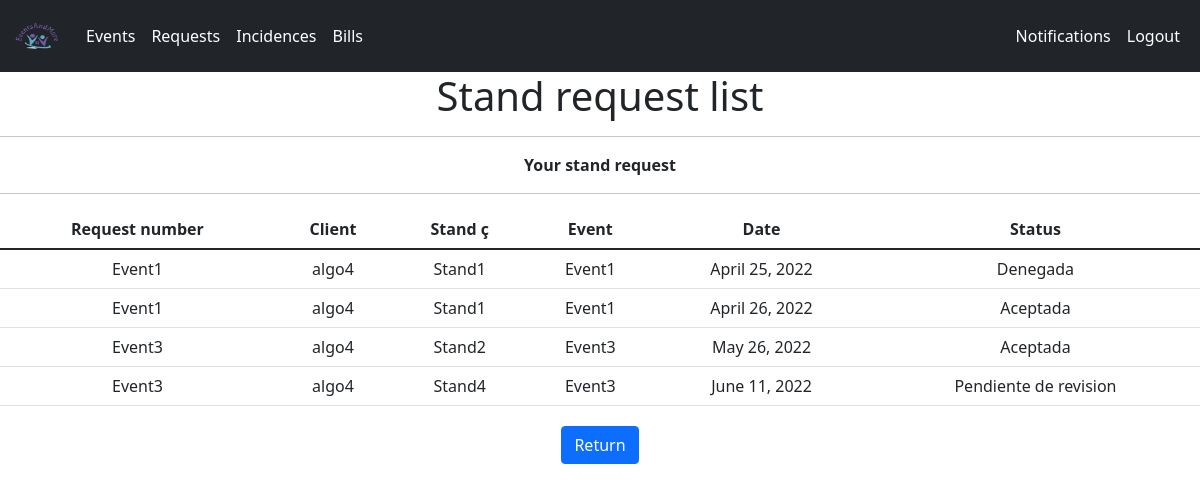
The app's page /lista_peticiones_cliente/ (signed in), older data.
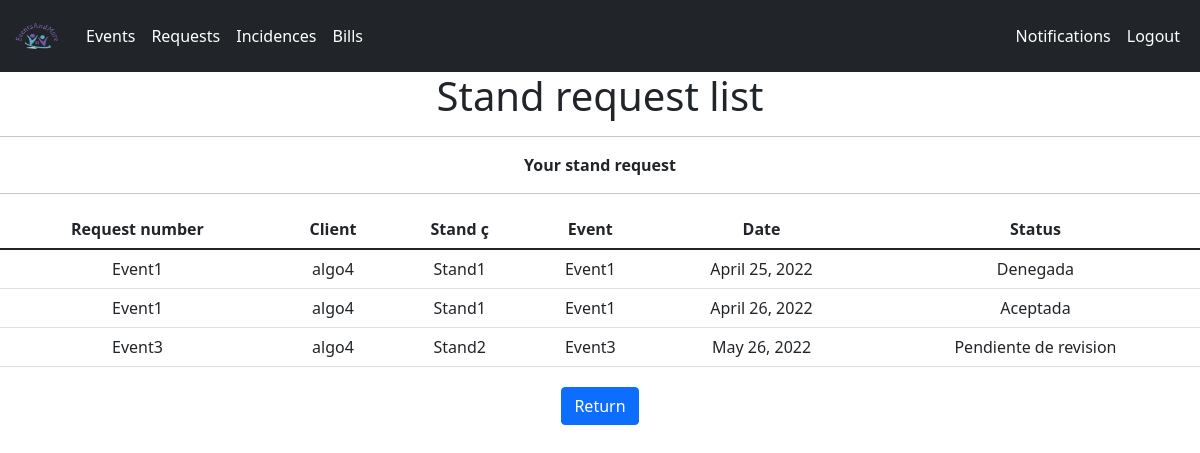
The same page, newer data.
### EventsAndMore/models.py (models this page shows)
class PeticionStand(models.Model):
    id = models.AutoField(primary_key=True)
    idStand = models.ForeignKey(Stand, on_delete=models.CASCADE)
    clientUsername = models.ForeignKey(Cliente, on_delete=models.CASCADE)
    gestorUsername = models.ForeignKey(Gestor, on_delete=models.CASCADE, blank=True, null=True)
    idEvento = models.ForeignKey(Event, default=1, on_delete=models.CASCADE)
    fecha = models.DateField(default=date.today, blank=False, null=False)
    concedido = models.BooleanField(default=False)
    revisado = models.BooleanField(default=False)

class Event(models.Model):
    id = models.AutoField(primary_key=True)
    nombre = models.CharField(max_length=50, blank=False, null=False)
    descripcion = models.CharField(max_length=200, blank=False, null=False)
    fecha_ini = models.DateField(default=date.today)
    fecha_fin = models.DateField(default=date.today)
    def __str__(self):
        return str(self.nombre)

class Cliente(models.Model):  # WebUser
    User = models.OneToOneField(WebUser, on_delete=models.CASCADE, primary_key=True)
    CIF = models.CharField(unique=True, max_length=9)
    Payment_details = models.TextField(max_length=200, blank=True, null=True)
    def __str__(self):
        return str(self.User)

class WebUser(AbstractUser):
    is_client = models.BooleanField(default=False)
    is_visitor = models.BooleanField(default=False)
    is_gestor = models.BooleanField(default=False)
    is_deptAdditionalServ = models.BooleanField(default=False)
    is_organizer = models.BooleanField(default=False)
    is_deptManagement = models.BooleanField(default=False)

class Stand(models.Model):
    id = models.AutoField(primary_key=True)
    idEvento = models.ForeignKey(Event, on_delete=models.CASCADE)
    occupied = models.BooleanField(blank=False, null=False)
    description = models.CharField(max_length=200, blank=False, null=False)
    price = models.FloatField(default=0)
    def __str__(self):
        return str(self.description)

### EventsAndMore/views.py (the view)
# urls.py: path('lista_peticiones_cliente/', views.listaPeticionesCliente, name='lista_peticiones_cliente'),
def listaPeticionesCliente(request):
    if request.user.is_client:
        peticiones = PeticionStand.objects.all()
        arr_peticiones = []
        for peticion in peticiones:
            if peticion.clientUsername == Cliente.objects.get(User=request.user):
                if peticion.concedido is True and peticion.revisado is True:
                    peticion.estado_peticion = 'Aceptada'
                elif peticion.revisado is True and peticion.concedido is False:
                    peticion.estado_peticion = 'Denegada'
                else:
                    peticion.estado_peticion = 'Pendiente de revision'
                arr_peticiones.append(peticion)
        dictionary = {'peticiones': arr_peticiones}
        return render(request, 'lista_peticiones_cliente.html', dictionary)
    else:
        print("Error el user no es un cliente")
        return redirect('/')

### templates/lista_peticiones_cliente.html
{% include 'base.html' %}
  {% load static %}
{% block title %}
    <div>
        <h1 style="text-align:center">
            Stand request list
        </h1>
    </div>
    <hr>
{% endblock title %}
{% block content %}
    <div>
        <table class="table">
        <thread>
            <p style="text-align:center">
                <b>
                   Your stand request
                </b>
            </p>
            <hr>
            <tr style="text-align:center">
                <th scope="col">
                    Request number
                </th>
                <th scope="col">
                    Client
                </th>
                <th scope="col">
                    Stand
                ç</th>
                <th scope="col">
                    Event
                </th>
                <th scope="col">
                    Date
                </th>
                <th scope="col">
                    Status
                </th>
            </tr>
        </thread>
        <tbody style="text-align:center">
        {% for peticion in peticiones %}
        <tr style="text-align:center">
            <td>
                {{ peticion.idEvento }}
            </td>
            <td>
                {{ peticion.clientUsername }}
            </td>
            <td>
                {{ peticion.idStand }}
            </td>
            <td>
                {{ peticion.idEvento }}
            </td>
            <td>
               {{ peticion.fecha }}
            </td>
            <td>
                {{ peticion.estado_peticion }}
            </td>
        </tr>
        {% endfor %}
        </tbody>
    </table>
    </div>
    <div class="text-center pt-1 mb pb-1">
            <a class="btn btn-primary fa-lg gradient-custom-2 mb-3" href="{% url 'home' %}">Return </a>
    </div>
{% endblock content %}

Row changes from the older to the newer data that the page shows:
no longer on this page (row edited): PeticionStand: idEvento "Event3", clientUsername "algo4", idStand "Stand4", fecha "June 11, 2022", estado_peticion "Pendiente de revision"
changed PeticionStand "Event3": estado_peticion "Aceptada" → "Pendiente de revision"
